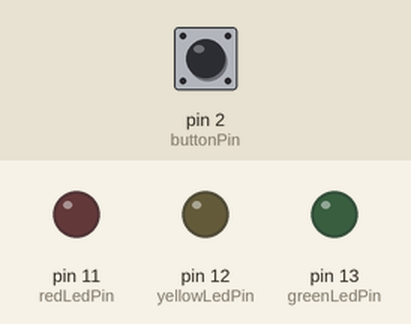
Bench run of a sketch on a simulated Arduino Uno, built with avr-gcc and run on an emulated ATmega328P. Shown: output pins drawn as LEDs (lit = HIGH). Dashed ring = blinking. Inputs (shaded band) come from the test bench; at power-on: pin 2 (buttonPin) LOW.

Above: at 1.2 s.
1.3 s: pin 2 (buttonPin) pulled HIGH for 0.15 s
At 1.7 s:
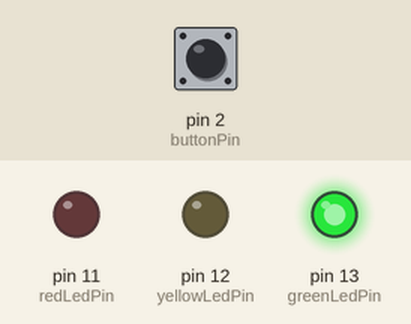
At 2.7 s:
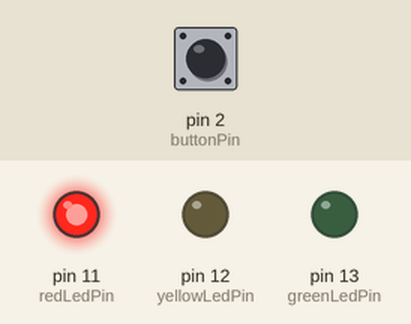
4.3 s: pin 2 (buttonPin) pulled HIGH for 3.2 s
At 5.2 s:
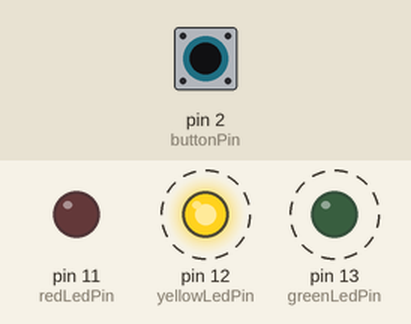
Timing chart, 0 to 10.3 s (numbered marks = the images above; inputs shaded):
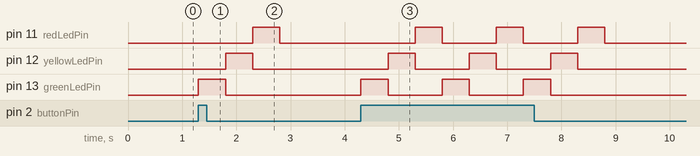

The sketch:

Code.ino
```cpp
const int buttonPin = 2;     // the number of the pushbutton pin
const int greenLedPin = 13;   // the number of the green LED pin
const int yellowLedPin = 12;  // the number of the yellow LED pin
const int redLedPin = 11;     // the number of the red LED pin

int buttonState = 0;         // variable for reading the pushbutton status

void setup() {
  // initialize the LED pins as outputs
  pinMode(greenLedPin, OUTPUT);
  pinMode(yellowLedPin, OUTPUT);
  pinMode(redLedPin, OUTPUT);

  // initialize the button pin as input
  pinMode(buttonPin, INPUT);
}

void loop() {
  // read the state of the pushbutton value
  buttonState = digitalRead(buttonPin);

  // check if the pushbutton is pressed
  if (buttonState == HIGH) {
    // turn LED on and off with a delay when button is pressed
    digitalWrite(greenLedPin, HIGH);
    delay(500);
    digitalWrite(greenLedPin, LOW);
    digitalWrite(yellowLedPin, HIGH);
    delay(500);
    digitalWrite(yellowLedPin, LOW);
    digitalWrite(redLedPin, HIGH);
    delay(500);
    digitalWrite(redLedPin, LOW);
  } else {
    // turn all LEDs off when button is not pressed
    digitalWrite(greenLedPin, LOW);
    digitalWrite(yellowLedPin, LOW);
    digitalWrite(redLedPin, LOW);
  }
}
```

Measured:
- after the input at 1.3 s, pin 11 (redLedPin): LOW → HIGH after 1.0 s, → LOW 0.50 s later; pin 12 (yellowLedPin): LOW → HIGH after 0.50 s, → LOW 0.50 s later; pin 13 (greenLedPin): LOW → HIGH at once, → LOW 0.50 s later
- after the input at 4.3 s, pin 11 (redLedPin): alternates HIGH for 0.50 s and LOW for 1.0 s, 6 changes in all, then stays LOW, starting after 1.0 s; pin 12 (yellowLedPin): alternates HIGH for 0.50 s and LOW for 1.0 s, 6 changes in all, then stays LOW, starting after 0.50 s
